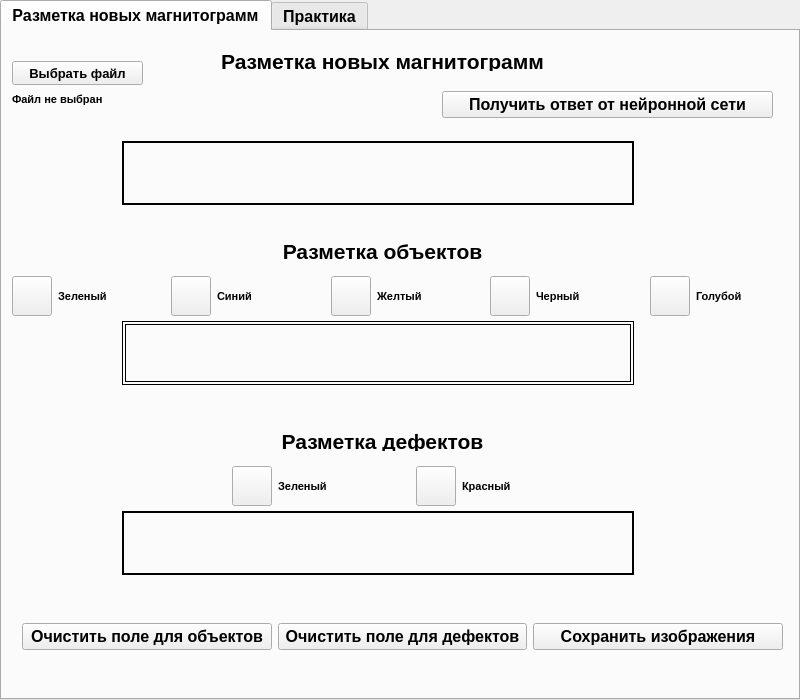
<?xml version="1.0" encoding="UTF-8"?>
<ui version="4.0">
 <class>MainWindow</class>
 <widget class="QMainWindow" name="MainWindow">
  <property name="geometry">
   <rect>
    <x>0</x>
    <y>0</y>
    <width>800</width>
    <height>700</height>
   </rect>
  </property>
  <property name="minimumSize">
   <size>
    <width>800</width>
    <height>700</height>
   </size>
  </property>
  <property name="maximumSize">
   <size>
    <width>800</width>
    <height>700</height>
   </size>
  </property>
  <property name="windowTitle">
   <string>MainWindow</string>
  </property>
  <widget class="QWidget" name="centralwidget">
   <widget class="QTabWidget" name="tabWidget">
    <property name="enabled">
     <bool>true</bool>
    </property>
    <property name="geometry">
     <rect>
      <x>0</x>
      <y>0</y>
      <width>800</width>
      <height>700</height>
     </rect>
    </property>
    <property name="minimumSize">
     <size>
      <width>800</width>
      <height>700</height>
     </size>
    </property>
    <property name="maximumSize">
     <size>
      <width>800</width>
      <height>700</height>
     </size>
    </property>
    <property name="font">
     <font>
      <family>Arial</family>
      <pointsize>12</pointsize>
      <weight>75</weight>
      <bold>true</bold>
     </font>
    </property>
    <property name="currentIndex">
     <number>0</number>
    </property>
    <widget class="QWidget" name="tab">
     <attribute name="title">
      <string>Разметка новых магнитограмм</string>
     </attribute>
     <widget class="QLabel" name="label">
      <property name="geometry">
       <rect>
        <x>160</x>
        <y>20</y>
        <width>441</width>
        <height>20</height>
       </rect>
      </property>
      <property name="font">
       <font>
        <pointsize>16</pointsize>
       </font>
      </property>
      <property name="text">
       <string>Разметка новых магнитограмм</string>
      </property>
      <property name="alignment">
       <set>Qt::AlignCenter</set>
      </property>
     </widget>
     <widget class="QPushButton" name="pushButton_30">
      <property name="geometry">
       <rect>
        <x>10</x>
        <y>30</y>
        <width>131</width>
        <height>24</height>
       </rect>
      </property>
      <property name="font">
       <font>
        <family>Arial</family>
        <pointsize>10</pointsize>
        <weight>75</weight>
        <bold>true</bold>
       </font>
      </property>
      <property name="text">
       <string>Выбрать файл</string>
      </property>
     </widget>
     <widget class="QLabel" name="label_82">
      <property name="geometry">
       <rect>
        <x>10</x>
        <y>60</y>
        <width>211</width>
        <height>16</height>
       </rect>
      </property>
      <property name="font">
       <font>
        <family>Arial</family>
        <pointsize>8</pointsize>
        <weight>75</weight>
        <bold>true</bold>
       </font>
      </property>
      <property name="text">
       <string>Файл не выбран</string>
      </property>
     </widget>
     <widget class="QLabel" name="canvas">
      <property name="geometry">
       <rect>
        <x>120</x>
        <y>110</y>
        <width>512</width>
        <height>64</height>
       </rect>
      </property>
      <property name="sizePolicy">
       <sizepolicy hsizetype="MinimumExpanding" vsizetype="MinimumExpanding">
        <horstretch>0</horstretch>
        <verstretch>0</verstretch>
       </sizepolicy>
      </property>
      <property name="frameShape">
       <enum>QFrame::Box</enum>
      </property>
      <property name="lineWidth">
       <number>2</number>
      </property>
      <property name="text">
       <string/>
      </property>
     </widget>
     <widget class="QWidget" name="horizontalLayoutWidget">
      <property name="geometry">
       <rect>
        <x>10</x>
        <y>240</y>
        <width>791</width>
        <height>51</height>
       </rect>
      </property>
      <layout class="QHBoxLayout" name="horizontalLayout">
       <item>
        <widget class="QPushButton" name="colorButton_3">
         <property name="sizePolicy">
          <sizepolicy hsizetype="Fixed" vsizetype="Fixed">
           <horstretch>0</horstretch>
           <verstretch>0</verstretch>
          </sizepolicy>
         </property>
         <property name="minimumSize">
          <size>
           <width>20</width>
           <height>20</height>
          </size>
         </property>
         <property name="maximumSize">
          <size>
           <width>40</width>
           <height>40</height>
          </size>
         </property>
         <property name="styleSheet">
          <string notr="true"/>
         </property>
         <property name="text">
          <string/>
         </property>
        </widget>
       </item>
       <item>
        <widget class="QLabel" name="label_85">
         <property name="font">
          <font>
           <family>Arial</family>
           <pointsize>8</pointsize>
           <weight>75</weight>
           <bold>true</bold>
          </font>
         </property>
         <property name="text">
          <string>Зеленый</string>
         </property>
        </widget>
       </item>
       <item>
        <widget class="QPushButton" name="colorButton_2">
         <property name="sizePolicy">
          <sizepolicy hsizetype="Fixed" vsizetype="Fixed">
           <horstretch>0</horstretch>
           <verstretch>0</verstretch>
          </sizepolicy>
         </property>
         <property name="minimumSize">
          <size>
           <width>20</width>
           <height>20</height>
          </size>
         </property>
         <property name="maximumSize">
          <size>
           <width>40</width>
           <height>40</height>
          </size>
         </property>
         <property name="styleSheet">
          <string notr="true"/>
         </property>
         <property name="text">
          <string/>
         </property>
        </widget>
       </item>
       <item>
        <widget class="QLabel" name="label_84">
         <property name="font">
          <font>
           <family>Arial</family>
           <pointsize>8</pointsize>
           <weight>75</weight>
           <bold>true</bold>
          </font>
         </property>
         <property name="text">
          <string>Синий</string>
         </property>
        </widget>
       </item>
       <item>
        <widget class="QPushButton" name="colorButton_1">
         <property name="sizePolicy">
          <sizepolicy hsizetype="Fixed" vsizetype="Fixed">
           <horstretch>0</horstretch>
           <verstretch>0</verstretch>
          </sizepolicy>
         </property>
         <property name="minimumSize">
          <size>
           <width>20</width>
           <height>20</height>
          </size>
         </property>
         <property name="maximumSize">
          <size>
           <width>40</width>
           <height>40</height>
          </size>
         </property>
         <property name="styleSheet">
          <string notr="true"/>
         </property>
         <property name="text">
          <string/>
         </property>
        </widget>
       </item>
       <item>
        <widget class="QLabel" name="label_83">
         <property name="font">
          <font>
           <family>Arial</family>
           <pointsize>8</pointsize>
           <weight>75</weight>
           <bold>true</bold>
          </font>
         </property>
         <property name="text">
          <string>Желтый</string>
         </property>
        </widget>
       </item>
       <item>
        <widget class="QPushButton" name="colorButton_4">
         <property name="sizePolicy">
          <sizepolicy hsizetype="Fixed" vsizetype="Fixed">
           <horstretch>0</horstretch>
           <verstretch>0</verstretch>
          </sizepolicy>
         </property>
         <property name="minimumSize">
          <size>
           <width>20</width>
           <height>20</height>
          </size>
         </property>
         <property name="maximumSize">
          <size>
           <width>40</width>
           <height>40</height>
          </size>
         </property>
         <property name="styleSheet">
          <string notr="true"/>
         </property>
         <property name="text">
          <string/>
         </property>
        </widget>
       </item>
       <item>
        <widget class="QLabel" name="label_86">
         <property name="font">
          <font>
           <family>Arial</family>
           <pointsize>8</pointsize>
           <weight>75</weight>
           <bold>true</bold>
          </font>
         </property>
         <property name="text">
          <string>Черный</string>
         </property>
        </widget>
       </item>
       <item>
        <widget class="QPushButton" name="colorButton_5">
         <property name="sizePolicy">
          <sizepolicy hsizetype="Fixed" vsizetype="Fixed">
           <horstretch>0</horstretch>
           <verstretch>0</verstretch>
          </sizepolicy>
         </property>
         <property name="minimumSize">
          <size>
           <width>20</width>
           <height>20</height>
          </size>
         </property>
         <property name="maximumSize">
          <size>
           <width>40</width>
           <height>40</height>
          </size>
         </property>
         <property name="styleSheet">
          <string notr="true"/>
         </property>
         <property name="text">
          <string/>
         </property>
        </widget>
       </item>
       <item>
        <widget class="QLabel" name="label_87">
         <property name="font">
          <font>
           <family>Arial</family>
           <pointsize>8</pointsize>
           <weight>75</weight>
           <bold>true</bold>
          </font>
         </property>
         <property name="text">
          <string>Голубой</string>
         </property>
        </widget>
       </item>
      </layout>
     </widget>
     <widget class="QWidget" name="horizontalLayoutWidget_2">
      <property name="geometry">
       <rect>
        <x>230</x>
        <y>430</y>
        <width>361</width>
        <height>51</height>
       </rect>
      </property>
      <layout class="QHBoxLayout" name="horizontalLayout_2">
       <item>
        <widget class="QPushButton" name="colorButton_6">
         <property name="sizePolicy">
          <sizepolicy hsizetype="Fixed" vsizetype="Fixed">
           <horstretch>0</horstretch>
           <verstretch>0</verstretch>
          </sizepolicy>
         </property>
         <property name="minimumSize">
          <size>
           <width>20</width>
           <height>20</height>
          </size>
         </property>
         <property name="maximumSize">
          <size>
           <width>40</width>
           <height>40</height>
          </size>
         </property>
         <property name="styleSheet">
          <string notr="true"/>
         </property>
         <property name="text">
          <string/>
         </property>
        </widget>
       </item>
       <item>
        <widget class="QLabel" name="label_88">
         <property name="font">
          <font>
           <family>Arial</family>
           <pointsize>8</pointsize>
           <weight>75</weight>
           <bold>true</bold>
          </font>
         </property>
         <property name="text">
          <string>Зеленый</string>
         </property>
        </widget>
       </item>
       <item>
        <widget class="QPushButton" name="colorButton_7">
         <property name="sizePolicy">
          <sizepolicy hsizetype="Fixed" vsizetype="Fixed">
           <horstretch>0</horstretch>
           <verstretch>0</verstretch>
          </sizepolicy>
         </property>
         <property name="minimumSize">
          <size>
           <width>20</width>
           <height>20</height>
          </size>
         </property>
         <property name="maximumSize">
          <size>
           <width>40</width>
           <height>40</height>
          </size>
         </property>
         <property name="styleSheet">
          <string notr="true"/>
         </property>
         <property name="text">
          <string/>
         </property>
        </widget>
       </item>
       <item>
        <widget class="QLabel" name="label_89">
         <property name="font">
          <font>
           <family>Arial</family>
           <pointsize>8</pointsize>
           <weight>75</weight>
           <bold>true</bold>
          </font>
         </property>
         <property name="text">
          <string>Красный</string>
         </property>
        </widget>
       </item>
      </layout>
     </widget>
     <widget class="QLabel" name="canvas_3">
      <property name="geometry">
       <rect>
        <x>120</x>
        <y>480</y>
        <width>512</width>
        <height>64</height>
       </rect>
      </property>
      <property name="sizePolicy">
       <sizepolicy hsizetype="MinimumExpanding" vsizetype="MinimumExpanding">
        <horstretch>0</horstretch>
        <verstretch>0</verstretch>
       </sizepolicy>
      </property>
      <property name="frameShape">
       <enum>QFrame::Box</enum>
      </property>
      <property name="lineWidth">
       <number>2</number>
      </property>
      <property name="text">
       <string/>
      </property>
     </widget>
     <widget class="QWidget" name="horizontalLayoutWidget_3">
      <property name="geometry">
       <rect>
        <x>20</x>
        <y>570</y>
        <width>761</width>
        <height>71</height>
       </rect>
      </property>
      <layout class="QHBoxLayout" name="horizontalLayout_3">
       <property name="sizeConstraint">
        <enum>QLayout::SetDefaultConstraint</enum>
       </property>
       <item>
        <widget class="QPushButton" name="pushButton">
         <property name="maximumSize">
          <size>
           <width>16777215</width>
           <height>27</height>
          </size>
         </property>
         <property name="text">
          <string>Очистить поле для объектов</string>
         </property>
        </widget>
       </item>
       <item>
        <widget class="QPushButton" name="pushButton_2">
         <property name="text">
          <string>Очистить поле для дефектов</string>
         </property>
        </widget>
       </item>
       <item>
        <widget class="QPushButton" name="pushButton_3">
         <property name="text">
          <string>Сохранить изображения</string>
         </property>
        </widget>
       </item>
      </layout>
     </widget>
     <widget class="QLabel" name="label_3">
      <property name="geometry">
       <rect>
        <x>160</x>
        <y>210</y>
        <width>441</width>
        <height>20</height>
       </rect>
      </property>
      <property name="font">
       <font>
        <pointsize>16</pointsize>
       </font>
      </property>
      <property name="text">
       <string>Разметка объектов</string>
      </property>
      <property name="alignment">
       <set>Qt::AlignCenter</set>
      </property>
     </widget>
     <widget class="QLabel" name="label_4">
      <property name="geometry">
       <rect>
        <x>160</x>
        <y>400</y>
        <width>441</width>
        <height>20</height>
       </rect>
      </property>
      <property name="font">
       <font>
        <pointsize>16</pointsize>
       </font>
      </property>
      <property name="text">
       <string>Разметка дефектов</string>
      </property>
      <property name="alignment">
       <set>Qt::AlignCenter</set>
      </property>
     </widget>
     <widget class="QPushButton" name="pushButton_4">
      <property name="geometry">
       <rect>
        <x>440</x>
        <y>60</y>
        <width>331</width>
        <height>27</height>
       </rect>
      </property>
      <property name="text">
       <string>Получить ответ от нейронной сети</string>
      </property>
     </widget>
     <widget class="QWidget" name="widget" native="true">
      <property name="geometry">
       <rect>
        <x>120</x>
        <y>290</y>
        <width>512</width>
        <height>64</height>
       </rect>
      </property>
      <property name="styleSheet">
       <string notr="true">border: 4px double black;</string>
      </property>
     </widget>
    </widget>
    <widget class="QWidget" name="tab_2">
     <property name="enabled">
      <bool>true</bool>
     </property>
     <attribute name="title">
      <string>Практика</string>
     </attribute>
     <widget class="QLabel" name="label_2">
      <property name="geometry">
       <rect>
        <x>160</x>
        <y>20</y>
        <width>441</width>
        <height>20</height>
       </rect>
      </property>
      <property name="font">
       <font>
        <pointsize>16</pointsize>
       </font>
      </property>
      <property name="text">
       <string>Практика</string>
      </property>
      <property name="alignment">
       <set>Qt::AlignCenter</set>
      </property>
     </widget>
     <widget class="QPushButton" name="pushButton_31">
      <property name="geometry">
       <rect>
        <x>10</x>
        <y>30</y>
        <width>141</width>
        <height>24</height>
       </rect>
      </property>
      <property name="font">
       <font>
        <family>Arial</family>
        <pointsize>10</pointsize>
        <weight>75</weight>
        <bold>true</bold>
       </font>
      </property>
      <property name="text">
       <string>Выбрать задание</string>
      </property>
     </widget>
     <widget class="QLabel" name="label_90">
      <property name="geometry">
       <rect>
        <x>10</x>
        <y>60</y>
        <width>211</width>
        <height>16</height>
       </rect>
      </property>
      <property name="font">
       <font>
        <family>Arial</family>
        <pointsize>8</pointsize>
        <weight>75</weight>
        <bold>true</bold>
       </font>
      </property>
      <property name="text">
       <string>Файл не выбран</string>
      </property>
     </widget>
     <widget class="QLabel" name="canvas_4">
      <property name="geometry">
       <rect>
        <x>120</x>
        <y>290</y>
        <width>512</width>
        <height>64</height>
       </rect>
      </property>
      <property name="sizePolicy">
       <sizepolicy hsizetype="MinimumExpanding" vsizetype="MinimumExpanding">
        <horstretch>0</horstretch>
        <verstretch>0</verstretch>
       </sizepolicy>
      </property>
      <property name="frameShape">
       <enum>QFrame::Box</enum>
      </property>
      <property name="lineWidth">
       <number>2</number>
      </property>
      <property name="text">
       <string/>
      </property>
     </widget>
     <widget class="QLabel" name="label_5">
      <property name="geometry">
       <rect>
        <x>160</x>
        <y>210</y>
        <width>441</width>
        <height>20</height>
       </rect>
      </property>
      <property name="font">
       <font>
        <pointsize>16</pointsize>
       </font>
      </property>
      <property name="text">
       <string>Разметка объектов</string>
      </property>
      <property name="alignment">
       <set>Qt::AlignCenter</set>
      </property>
     </widget>
     <widget class="QWidget" name="horizontalLayoutWidget_4">
      <property name="geometry">
       <rect>
        <x>20</x>
        <y>570</y>
        <width>761</width>
        <height>71</height>
       </rect>
      </property>
      <layout class="QHBoxLayout" name="horizontalLayout_7">
       <property name="sizeConstraint">
        <enum>QLayout::SetDefaultConstraint</enum>
       </property>
       <item>
        <widget class="QPushButton" name="pushButton_8">
         <property name="maximumSize">
          <size>
           <width>16777215</width>
           <height>27</height>
          </size>
         </property>
         <property name="text">
          <string>Очистить поле для объектов</string>
         </property>
        </widget>
       </item>
       <item>
        <widget class="QPushButton" name="pushButton_9">
         <property name="text">
          <string>Очистить поле для дефектов</string>
         </property>
        </widget>
       </item>
       <item>
        <widget class="QPushButton" name="pushButton_10">
         <property name="text">
          <string>Проверить результат</string>
         </property>
        </widget>
       </item>
      </layout>
     </widget>
     <widget class="QLabel" name="canvas_5">
      <property name="geometry">
       <rect>
        <x>120</x>
        <y>480</y>
        <width>512</width>
        <height>64</height>
       </rect>
      </property>
      <property name="sizePolicy">
       <sizepolicy hsizetype="MinimumExpanding" vsizetype="MinimumExpanding">
        <horstretch>0</horstretch>
        <verstretch>0</verstretch>
       </sizepolicy>
      </property>
      <property name="frameShape">
       <enum>QFrame::Box</enum>
      </property>
      <property name="lineWidth">
       <number>2</number>
      </property>
      <property name="text">
       <string/>
      </property>
     </widget>
     <widget class="QPushButton" name="pushButton_11">
      <property name="geometry">
       <rect>
        <x>440</x>
        <y>60</y>
        <width>331</width>
        <height>27</height>
       </rect>
      </property>
      <property name="text">
       <string>Получить ответ от нейронной сети</string>
      </property>
     </widget>
     <widget class="QLabel" name="canvas_6">
      <property name="geometry">
       <rect>
        <x>120</x>
        <y>110</y>
        <width>512</width>
        <height>64</height>
       </rect>
      </property>
      <property name="sizePolicy">
       <sizepolicy hsizetype="MinimumExpanding" vsizetype="MinimumExpanding">
        <horstretch>0</horstretch>
        <verstretch>0</verstretch>
       </sizepolicy>
      </property>
      <property name="frameShape">
       <enum>QFrame::Box</enum>
      </property>
      <property name="lineWidth">
       <number>2</number>
      </property>
      <property name="text">
       <string/>
      </property>
     </widget>
     <widget class="QWidget" name="horizontalLayoutWidget_5">
      <property name="geometry">
       <rect>
        <x>10</x>
        <y>240</y>
        <width>791</width>
        <height>51</height>
       </rect>
      </property>
      <layout class="QHBoxLayout" name="horizontalLayout_8">
       <item>
        <widget class="QPushButton" name="colorButton_15">
         <property name="sizePolicy">
          <sizepolicy hsizetype="Fixed" vsizetype="Fixed">
           <horstretch>0</horstretch>
           <verstretch>0</verstretch>
          </sizepolicy>
         </property>
         <property name="minimumSize">
          <size>
           <width>20</width>
           <height>20</height>
          </size>
         </property>
         <property name="maximumSize">
          <size>
           <width>40</width>
           <height>40</height>
          </size>
         </property>
         <property name="styleSheet">
          <string notr="true"/>
         </property>
         <property name="text">
          <string/>
         </property>
        </widget>
       </item>
       <item>
        <widget class="QLabel" name="label_98">
         <property name="font">
          <font>
           <family>Arial</family>
           <pointsize>8</pointsize>
           <weight>75</weight>
           <bold>true</bold>
          </font>
         </property>
         <property name="text">
          <string>Зеленый</string>
         </property>
        </widget>
       </item>
       <item>
        <widget class="QPushButton" name="colorButton_16">
         <property name="sizePolicy">
          <sizepolicy hsizetype="Fixed" vsizetype="Fixed">
           <horstretch>0</horstretch>
           <verstretch>0</verstretch>
          </sizepolicy>
         </property>
         <property name="minimumSize">
          <size>
           <width>20</width>
           <height>20</height>
          </size>
         </property>
         <property name="maximumSize">
          <size>
           <width>40</width>
           <height>40</height>
          </size>
         </property>
         <property name="styleSheet">
          <string notr="true"/>
         </property>
         <property name="text">
          <string/>
         </property>
        </widget>
       </item>
       <item>
        <widget class="QLabel" name="label_99">
         <property name="font">
          <font>
           <family>Arial</family>
           <pointsize>8</pointsize>
           <weight>75</weight>
           <bold>true</bold>
          </font>
         </property>
         <property name="text">
          <string>Синий</string>
         </property>
        </widget>
       </item>
       <item>
        <widget class="QPushButton" name="colorButton_17">
         <property name="sizePolicy">
          <sizepolicy hsizetype="Fixed" vsizetype="Fixed">
           <horstretch>0</horstretch>
           <verstretch>0</verstretch>
          </sizepolicy>
         </property>
         <property name="minimumSize">
          <size>
           <width>20</width>
           <height>20</height>
          </size>
         </property>
         <property name="maximumSize">
          <size>
           <width>40</width>
           <height>40</height>
          </size>
         </property>
         <property name="styleSheet">
          <string notr="true"/>
         </property>
         <property name="text">
          <string/>
         </property>
        </widget>
       </item>
       <item>
        <widget class="QLabel" name="label_100">
         <property name="font">
          <font>
           <family>Arial</family>
           <pointsize>8</pointsize>
           <weight>75</weight>
           <bold>true</bold>
          </font>
         </property>
         <property name="text">
          <string>Желтый</string>
         </property>
        </widget>
       </item>
       <item>
        <widget class="QPushButton" name="colorButton_18">
         <property name="sizePolicy">
          <sizepolicy hsizetype="Fixed" vsizetype="Fixed">
           <horstretch>0</horstretch>
           <verstretch>0</verstretch>
          </sizepolicy>
         </property>
         <property name="minimumSize">
          <size>
           <width>20</width>
           <height>20</height>
          </size>
         </property>
         <property name="maximumSize">
          <size>
           <width>40</width>
           <height>40</height>
          </size>
         </property>
         <property name="styleSheet">
          <string notr="true"/>
         </property>
         <property name="text">
          <string/>
         </property>
        </widget>
       </item>
       <item>
        <widget class="QLabel" name="label_101">
         <property name="font">
          <font>
           <family>Arial</family>
           <pointsize>8</pointsize>
           <weight>75</weight>
           <bold>true</bold>
          </font>
         </property>
         <property name="text">
          <string>Черный</string>
         </property>
        </widget>
       </item>
       <item>
        <widget class="QPushButton" name="colorButton_19">
         <property name="sizePolicy">
          <sizepolicy hsizetype="Fixed" vsizetype="Fixed">
           <horstretch>0</horstretch>
           <verstretch>0</verstretch>
          </sizepolicy>
         </property>
         <property name="minimumSize">
          <size>
           <width>20</width>
           <height>20</height>
          </size>
         </property>
         <property name="maximumSize">
          <size>
           <width>40</width>
           <height>40</height>
          </size>
         </property>
         <property name="styleSheet">
          <string notr="true"/>
         </property>
         <property name="text">
          <string/>
         </property>
        </widget>
       </item>
       <item>
        <widget class="QLabel" name="label_102">
         <property name="font">
          <font>
           <family>Arial</family>
           <pointsize>8</pointsize>
           <weight>75</weight>
           <bold>true</bold>
          </font>
         </property>
         <property name="text">
          <string>Голубой</string>
         </property>
        </widget>
       </item>
      </layout>
     </widget>
     <widget class="QWidget" name="horizontalLayoutWidget_6">
      <property name="geometry">
       <rect>
        <x>230</x>
        <y>430</y>
        <width>361</width>
        <height>51</height>
       </rect>
      </property>
      <layout class="QHBoxLayout" name="horizontalLayout_9">
       <item>
        <widget class="QPushButton" name="colorButton_20">
         <property name="sizePolicy">
          <sizepolicy hsizetype="Fixed" vsizetype="Fixed">
           <horstretch>0</horstretch>
           <verstretch>0</verstretch>
          </sizepolicy>
         </property>
         <property name="minimumSize">
          <size>
           <width>20</width>
           <height>20</height>
          </size>
         </property>
         <property name="maximumSize">
          <size>
           <width>40</width>
           <height>40</height>
          </size>
         </property>
         <property name="styleSheet">
          <string notr="true"/>
         </property>
         <property name="text">
          <string/>
         </property>
        </widget>
       </item>
       <item>
        <widget class="QLabel" name="label_103">
         <property name="font">
          <font>
           <family>Arial</family>
           <pointsize>8</pointsize>
           <weight>75</weight>
           <bold>true</bold>
          </font>
         </property>
         <property name="text">
          <string>Зеленый</string>
         </property>
        </widget>
       </item>
       <item>
        <widget class="QPushButton" name="colorButton_21">
         <property name="sizePolicy">
          <sizepolicy hsizetype="Fixed" vsizetype="Fixed">
           <horstretch>0</horstretch>
           <verstretch>0</verstretch>
          </sizepolicy>
         </property>
         <property name="minimumSize">
          <size>
           <width>20</width>
           <height>20</height>
          </size>
         </property>
         <property name="maximumSize">
          <size>
           <width>40</width>
           <height>40</height>
          </size>
         </property>
         <property name="styleSheet">
          <string notr="true"/>
         </property>
         <property name="text">
          <string/>
         </property>
        </widget>
       </item>
       <item>
        <widget class="QLabel" name="label_104">
         <property name="font">
          <font>
           <family>Arial</family>
           <pointsize>8</pointsize>
           <weight>75</weight>
           <bold>true</bold>
          </font>
         </property>
         <property name="text">
          <string>Красный</string>
         </property>
        </widget>
       </item>
      </layout>
     </widget>
     <widget class="QLabel" name="label_6">
      <property name="geometry">
       <rect>
        <x>160</x>
        <y>400</y>
        <width>441</width>
        <height>20</height>
       </rect>
      </property>
      <property name="font">
       <font>
        <pointsize>16</pointsize>
       </font>
      </property>
      <property name="text">
       <string>Разметка дефектов</string>
      </property>
      <property name="alignment">
       <set>Qt::AlignCenter</set>
      </property>
     </widget>
    </widget>
   </widget>
  </widget>
 </widget>
 <resources/>
 <connections/>
</ui>
